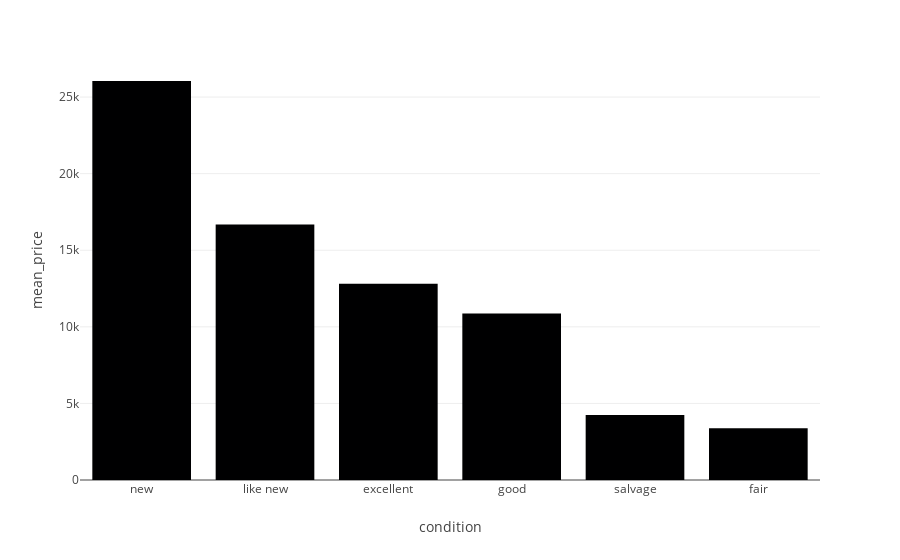

Here is the notebook cell this chart was saved with:
### Code cell
mean_price_by_condition_bar = pex.bar(mean_cost_by_condition, y="mean_price")
mean_price_by_condition_bar.show()

### Figure 1 — Plotly figure (JSON) as saved in the notebook; plotly's stock layout.template omitted (floating-point values rounded to 4 significant figures)
{"data": [{"alignmentgroup": "True", "hovertemplate": "condition=%{x}<br>mean_price=%{y}<extra></extra>", "legendgroup": "", "marker": {"color": "#000001", "pattern": {"shape": ""}}, "name": "", "offsetgroup": "", "orientation": "v", "showlegend": false, "textposition": "auto", "type": "bar", "x": ["new", "like new", "excellent", "good", "salvage", "fair"], "xaxis": "x", "y": [26050.0, 16680.0, 12810.0, 10880.0, 4242.0, 3387.0], "yaxis": "y"}], "layout": {"barmode": "relative", "legend": {"tracegroupgap": 0}, "margin": {"t": 60}, "xaxis": {"anchor": "y", "domain": [0, 1], "title": {"text": "condition"}}, "yaxis": {"anchor": "x", "domain": [0, 1], "title": {"text": "mean_price"}}}}
